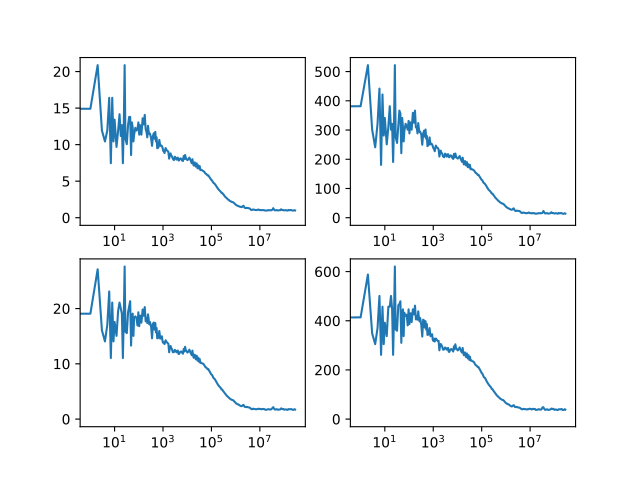

This chart was generated by the following Python code:
import pylab as p
import tttrlib
import numpy as np

fig, ax = p.subplots(nrows=2, ncols=2)


#  Read the data data

data = tttrlib.TTTR('../../examples/BH/BH_SPC132.spc', 'SPC-130')

# Create correlator
B = 9
n_casc = 25

correlator = tttrlib.Correlator()
correlator.set_n_bins(B)
correlator.set_n_casc(n_casc)


# Select the green channels (channel number 0 and 8)

ch1_indeces = data.get_selection_by_channel(np.array([0]))
ch2_indeces = data.get_selection_by_channel(np.array([8]))

mt = data.get_macro_time()

t1 = mt[ch1_indeces]
w1 = np.ones_like(t1, dtype=np.float)

t2 = mt[ch2_indeces]
w2 = np.ones_like(t2, dtype=np.float)

correlator.set_events(t1, w1, t2, w2)
correlator.run()

x = correlator.get_x_axis_normalized()
y = correlator.get_corr_normalized()

ax[0, 0].semilogx(x, y)


# Discriminate low count rates

mt = data.get_macro_time()

t1 = mt[ch1_indeces]
w1 = np.ones_like(t1, dtype=np.float)
cr_selection = tttrlib.selection_by_count_rate(t1, 1200000, 30)
w1[cr_selection] *= 0.0

t2 = mt[ch2_indeces]
w2 = np.ones_like(t2, dtype=np.float)
cr_selection = tttrlib.selection_by_count_rate(t2, 1200000, 30)
w2[cr_selection] *= 0.0

correlator.set_events(t1, w1, t2, w2)
correlator.run()

x = correlator.get_x_axis_normalized()
y = correlator.get_corr_normalized()

ax[0, 1].semilogx(x, y)



# Select the green channels (channel number 0 and 8)

ch1_indeces = data.get_selection_by_channel(np.array([0, 8]))
ch2_indeces = data.get_selection_by_channel(np.array([1, 9]))

mt = data.get_macro_time()

t1 = mt[ch1_indeces]
w1 = np.ones_like(t1, dtype=np.float)

t2 = mt[ch2_indeces]
w2 = np.ones_like(t2, dtype=np.float)

correlator.set_events(t1, w1, t2, w2)
correlator.run()

x = correlator.get_x_axis_normalized()
y = correlator.get_corr_normalized()

ax[1, 0].semilogx(x, y)


# Discriminate low count rates

mt = data.get_macro_time()

t1 = mt[ch1_indeces]
w1 = np.ones_like(t1, dtype=np.float)
cr_selection = tttrlib.selection_by_count_rate(t1, 1200000, 30)
w1[cr_selection] *= 0.0

t2 = mt[ch2_indeces]
w2 = np.ones_like(t2, dtype=np.float)
cr_selection = tttrlib.selection_by_count_rate(t2, 1200000, 30)
w2[cr_selection] *= 0.0

correlator.set_events(t1, w1, t2, w2)
correlator.run()

x = correlator.get_x_axis_normalized()
y = correlator.get_corr_normalized()

ax[1, 1].semilogx(x, y)



p.show()
